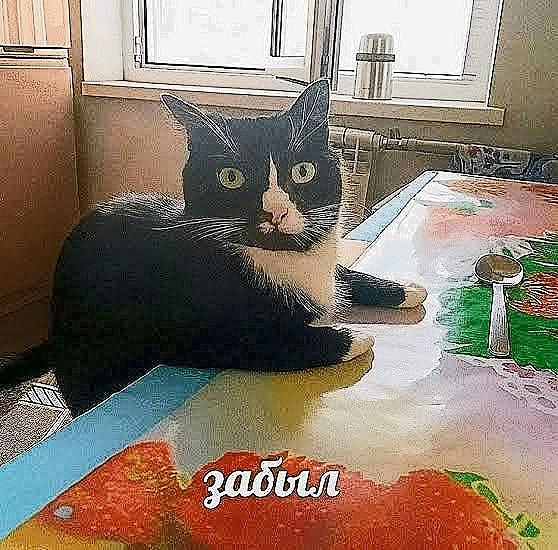
#> input picture InfLab2/Lab2_Media/data/output/result.jpg, 558 x 550 px
$ python -i lab2.py   (imports and definitions only)
#> lines starting #> are read from the running program, lines starting #| are printed output that depends on the picture
#> further down, picture is the input picture: PIL image 558x550 RGB; mean R, G, B 137.3, 121.7, 107.6
from datetime import datetime #текущее время
from pathlib import Path #собирает пути к файлам
import numpy as np #хранение картинки как таблицы из чисел
from PIL import Image #для открытия и преобразования изображений

def svrt(channel, core): # свертка

    core = np.flipud(np.fliplr(core))  # в свёртке ядро переворачивается
    kh, kw = core.shape
    pad_y, pad_x = kh // 2, kw // 2
    h, w = channel.shape
#> h = 550; w = 558

    #края изображения дополняются копиями крайних пикселей
    padded = np.pad(channel.astype(np.float32), ((pad_y, pad_y), (pad_x, pad_x)), mode="edge")

    # Сумма смещённых копий изображения, умноженных на элементы ядра
    result = np.zeros((h, w), dtype=np.float32)

    for i in range(kh):
        for j in range(kw):
            result += core[i, j] * padded[i:i + h, j:j + w]
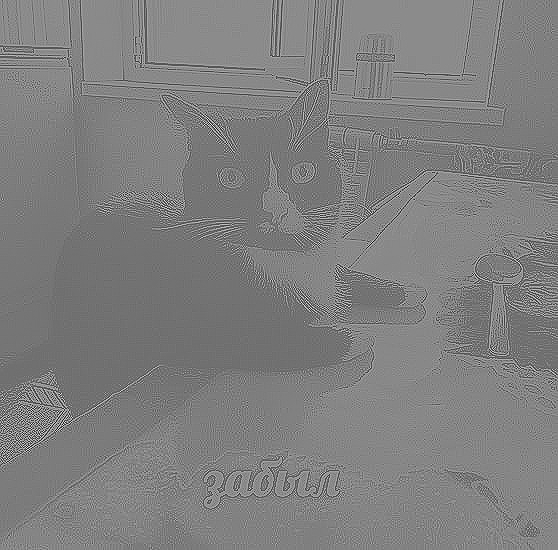
#> result: shape (550, 558) float32; min -995, max 1269, mean 137.3; drawn with min black and max white

    return np.clip(result, 0, 255).astype(np.uint8)
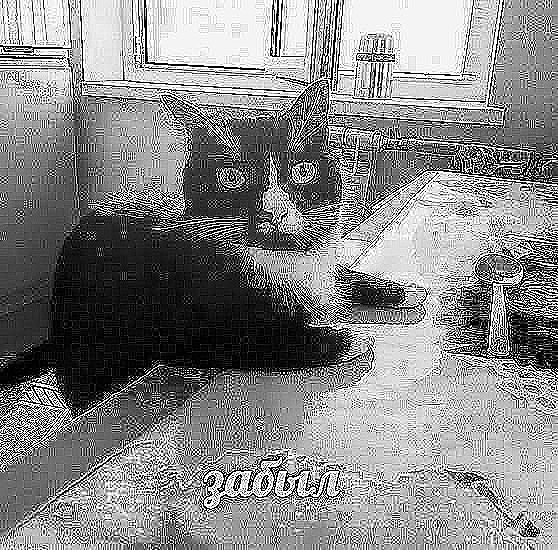
#> returned value: shape (550, 558); min 0, max 255, mean 135.7


def gist(channel): #выравнивание гистограммы

    hist = np.bincount(channel.ravel(), minlength=256)  # гистограмма
    cdf = hist.cumsum() # накопленная гистограмма
    cdf_min = cdf[cdf > 0][0] # первое ненулевое значение
    total = channel.size

    if total == cdf_min:
        return channel

    #растягивание накопленной гистограмммы на 0 - 255
    lut = np.round((cdf - cdf_min) / (total - cdf_min) * 255)

    return lut.clip(0, 255).astype(np.uint8)[channel]


def image(img): # сначала свёртка, затем выравнивание гистограммы

    core = np.array([[0, -1, 0],
                    [-1, 5, -1],
                    [0, -1, 0]], dtype=np.float32)

    rgb = np.array(img.convert("RGB"))
    filtered = np.stack([svrt(rgb[:, :, c], core) for c in range(3)], axis=2)
#> in svrt (call 3), `padded = np.pad(channel.astype(np.float32), ((pad_y, pad_y), (pad_x, p..`:
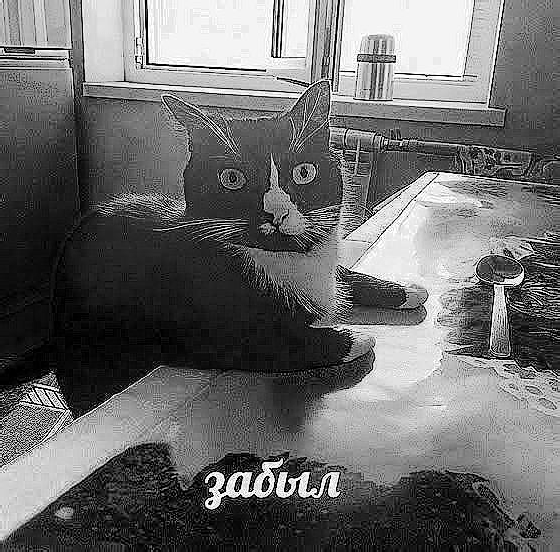
#> padded: shape (552, 560) float32; min 0, max 255, mean 107.6
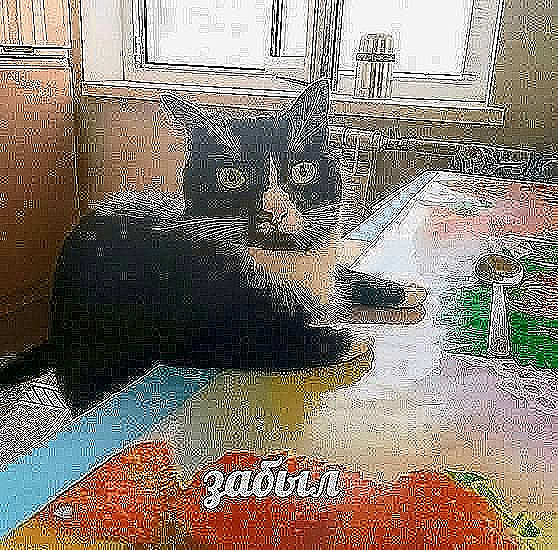
#> filtered: shape (550, 558, 3); mean R, G, B 135.7, 124, 113.6

    # Выравниваybt яркости Y
    y, cb, cr = Image.fromarray(filtered).convert("YCbCr").split()
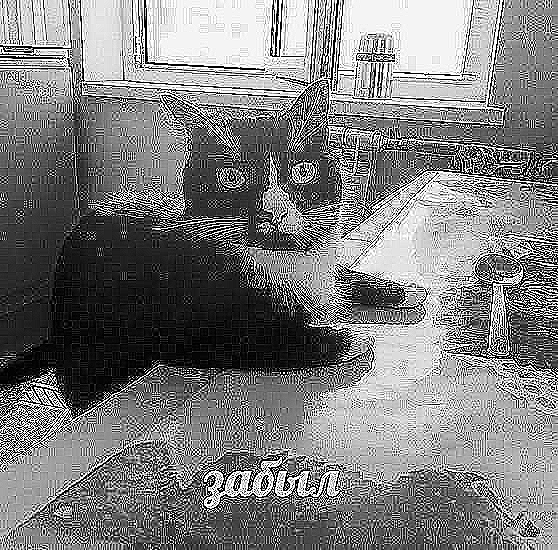
#> y: PIL image 558x550 L; min 0, max 255, mean 125.9
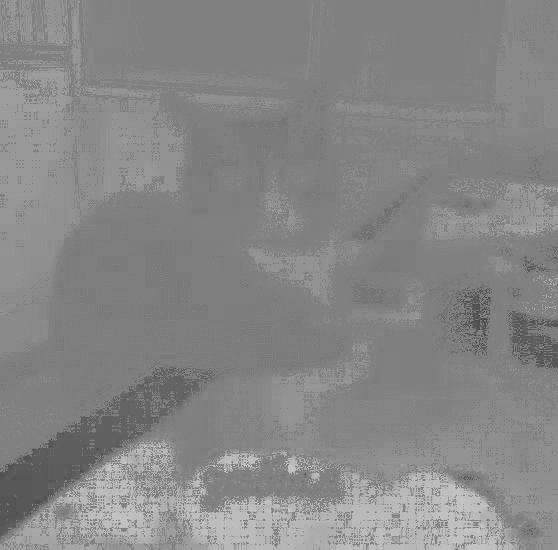
#> cr: PIL image 558x550 L; min 50, max 218, mean 134.4
    y = Image.fromarray(gist(np.array(y)))
#> in gist, `hist = np.bincount(channel.ravel(), minlength=256)`: hist = 256 values, max 40941 at index 0, min 524 at index 238, mean 1198.8
#> in gist, `cdf = hist.cumsum()`: cdf = 256 values from 40941 to 306900
#> in gist, `cdf_min = cdf[cdf > 0][0]`: cdf_min = 40941
#> in gist, `lut = np.round((cdf - cdf_min) / (total - cdf_min) * 255)`: lut = 256 values from 0 to 255
    return Image.merge("YCbCr", (y, cb, cr)).convert("RGB")
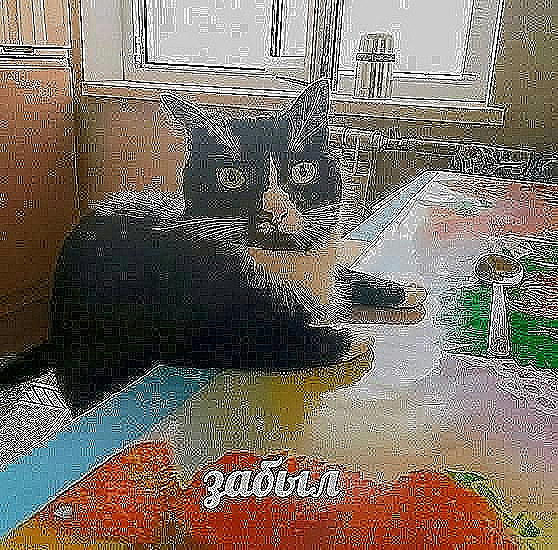
#> returned value: PIL image 558x550 RGB; mean R, G, B 122.2, 111.1, 100


# запись журнала
# [60 lines left out: functions write_log, main, not called in this run]

# [2 lines not run here, left out]

>>> from PIL import Image
>>> picture = Image.open('Lab2_Media/data/output/result.jpg')
>>> result = image(picture)
